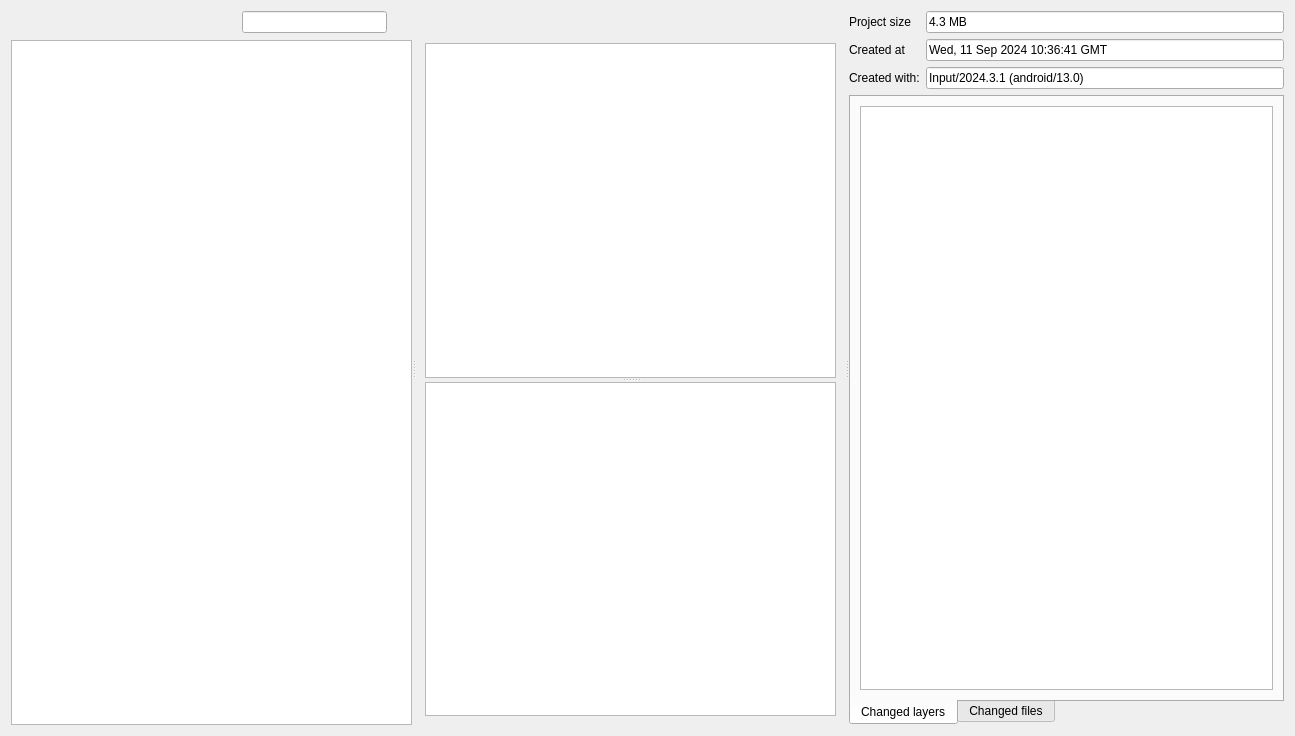
<?xml version="1.0" encoding="UTF-8"?>
<ui version="4.0">
 <class>Dialog</class>
 <widget class="QDialog" name="Dialog">
  <property name="geometry">
   <rect>
    <x>0</x>
    <y>0</y>
    <width>1295</width>
    <height>736</height>
   </rect>
  </property>
  <property name="windowTitle">
   <string>Changes Viewer</string>
  </property>
  <layout class="QGridLayout" name="gridLayout_2">
   <item row="0" column="0">
    <widget class="QSplitter" name="splitter_vertical">
     <property name="orientation">
      <enum>Qt::Horizontal</enum>
     </property>
     <widget class="QWidget" name="layoutWidget">
      <layout class="QVBoxLayout" name="history_verticalLayout">
       <item>
        <widget class="QWidget" name="history_control" native="true">
         <property name="sizePolicy">
          <sizepolicy hsizetype="Preferred" vsizetype="Maximum">
           <horstretch>0</horstretch>
           <verstretch>0</verstretch>
          </sizepolicy>
         </property>
         <layout class="QHBoxLayout" name="horizontalLayout_2" stretch="0,0,0,0,0,0,0">
          <property name="spacing">
           <number>1</number>
          </property>
          <property name="leftMargin">
           <number>0</number>
          </property>
          <property name="topMargin">
           <number>0</number>
          </property>
          <property name="rightMargin">
           <number>0</number>
          </property>
          <property name="bottomMargin">
           <number>0</number>
          </property>
          <item>
           <widget class="QToolButton" name="mFirstFeatureButton_2">
            <property name="maximumSize">
             <size>
              <width>24</width>
              <height>24</height>
             </size>
            </property>
            <property name="toolTip">
             <string>Navigate to first feature</string>
            </property>
            <property name="text">
             <string/>
            </property>
            <property name="icon">
             <iconset>
              <normaloff>:/images/themes/default/mActionDoubleArrowLeft.svg</normaloff>:/images/themes/default/mActionDoubleArrowLeft.svg</iconset>
            </property>
            <property name="autoRaise">
             <bool>true</bool>
            </property>
           </widget>
          </item>
          <item>
           <widget class="QToolButton" name="mPreviousFeatureButton_2">
            <property name="maximumSize">
             <size>
              <width>24</width>
              <height>24</height>
             </size>
            </property>
            <property name="toolTip">
             <string>Navigate to previous feature</string>
            </property>
            <property name="text">
             <string/>
            </property>
            <property name="icon">
             <iconset>
              <normaloff>:/images/themes/default/mActionArrowLeft.svg</normaloff>:/images/themes/default/mActionArrowLeft.svg</iconset>
            </property>
            <property name="autoRaise">
             <bool>true</bool>
            </property>
           </widget>
          </item>
          <item>
           <widget class="QToolButton" name="mNextFeatureButton_2">
            <property name="sizePolicy">
             <sizepolicy hsizetype="Maximum" vsizetype="Fixed">
              <horstretch>0</horstretch>
              <verstretch>0</verstretch>
             </sizepolicy>
            </property>
            <property name="maximumSize">
             <size>
              <width>24</width>
              <height>24</height>
             </size>
            </property>
            <property name="toolTip">
             <string>Navigate to next feature</string>
            </property>
            <property name="text">
             <string/>
            </property>
            <property name="icon">
             <iconset>
              <normaloff>:/images/themes/default/mActionArrowRight.svg</normaloff>:/images/themes/default/mActionArrowRight.svg</iconset>
            </property>
            <property name="autoRaise">
             <bool>true</bool>
            </property>
           </widget>
          </item>
          <item>
           <widget class="QLabel" name="mProgressCount_2">
            <property name="font">
             <font>
              <pointsize>11</pointsize>
             </font>
            </property>
            <property name="text">
             <string/>
            </property>
           </widget>
          </item>
          <item>
           <spacer name="horizontalSpacer_4">
            <property name="orientation">
             <enum>Qt::Horizontal</enum>
            </property>
            <property name="sizeType">
             <enum>QSizePolicy::Expanding</enum>
            </property>
            <property name="sizeHint" stdset="0">
             <size>
              <width>20</width>
              <height>20</height>
             </size>
            </property>
           </spacer>
          </item>
          <item>
           <widget class="QLineEdit" name="lineEdit"/>
          </item>
          <item>
           <widget class="QToolButton" name="mAutoZoomButton_2">
            <property name="toolTip">
             <string>Automatically zoom to the current feature</string>
            </property>
            <property name="text">
             <string/>
            </property>
            <property name="icon">
             <iconset>
              <normaloff>:/images/themes/default/mActionZoomTo.svg</normaloff>:/images/themes/default/mActionZoomTo.svg</iconset>
            </property>
            <property name="checkable">
             <bool>true</bool>
            </property>
            <property name="autoRaise">
             <bool>true</bool>
            </property>
           </widget>
          </item>
         </layout>
        </widget>
       </item>
       <item>
        <widget class="QTreeView" name="history_treeview"/>
       </item>
      </layout>
     </widget>
     <widget class="QWidget" name="layoutWidget">
      <layout class="QVBoxLayout" name="verticalLayout_3">
       <item>
        <widget class="QToolBar" name="toolbar">
         <property name="sizePolicy">
          <sizepolicy hsizetype="Preferred" vsizetype="Preferred">
           <horstretch>0</horstretch>
           <verstretch>0</verstretch>
          </sizepolicy>
         </property>
         <property name="iconSize">
          <size>
           <width>16</width>
           <height>16</height>
          </size>
         </property>
         <property name="floatable">
          <bool>false</bool>
         </property>
        </widget>
       </item>
       <item>
        <widget class="QStackedWidget" name="stackedWidget">
         <property name="currentIndex">
          <number>0</number>
         </property>
         <widget class="QWidget" name="default_page">
          <layout class="QVBoxLayout" name="verticalLayout_5">
           <item>
            <widget class="QSplitter" name="splitter_map_table">
             <property name="orientation">
              <enum>Qt::Vertical</enum>
             </property>
             <widget class="QgsMapCanvas" name="map_canvas"/>
             <widget class="QgsAttributeTableView" name="attribute_table"/>
            </widget>
           </item>
          </layout>
         </widget>
         <widget class="QWidget" name="Novisualchange">
          <widget class="QLabel" name="label_info">
           <property name="geometry">
            <rect>
             <x>110</x>
             <y>300</y>
             <width>231</width>
             <height>81</height>
            </rect>
           </property>
           <property name="font">
            <font>
             <pointsize>13</pointsize>
            </font>
           </property>
           <property name="text">
            <string>Loading version info…</string>
           </property>
          </widget>
         </widget>
        </widget>
       </item>
      </layout>
     </widget>
     <widget class="QWidget" name="layoutWidget">
      <layout class="QVBoxLayout" name="verticalLayout">
       <item>
        <layout class="QGridLayout" name="gridLayout">
         <item row="2" column="1">
          <widget class="QLineEdit" name="edit_created">
           <property name="text">
            <string>Wed, 11 Sep 2024 10:36:41 GMT</string>
           </property>
           <property name="readOnly">
            <bool>true</bool>
           </property>
          </widget>
         </item>
         <item row="3" column="0">
          <widget class="QLabel" name="label_5">
           <property name="text">
            <string>Created with:</string>
           </property>
          </widget>
         </item>
         <item row="3" column="1">
          <widget class="QLineEdit" name="edit_user_agent">
           <property name="text">
            <string>Input/2024.3.1 (android/13.0)</string>
           </property>
           <property name="readOnly">
            <bool>true</bool>
           </property>
          </widget>
         </item>
         <item row="1" column="0">
          <widget class="QLabel" name="label_3">
           <property name="text">
            <string>Project size</string>
           </property>
          </widget>
         </item>
         <item row="1" column="1">
          <widget class="QLineEdit" name="edit_project_size">
           <property name="text">
            <string>4.3 MB</string>
           </property>
           <property name="readOnly">
            <bool>true</bool>
           </property>
          </widget>
         </item>
         <item row="2" column="0">
          <widget class="QLabel" name="label_4">
           <property name="text">
            <string>Created at</string>
           </property>
          </widget>
         </item>
        </layout>
       </item>
       <item>
        <widget class="QTabWidget" name="tabWidget">
         <property name="autoFillBackground">
          <bool>false</bool>
         </property>
         <property name="tabPosition">
          <enum>QTabWidget::South</enum>
         </property>
         <property name="tabShape">
          <enum>QTabWidget::Rounded</enum>
         </property>
         <property name="currentIndex">
          <number>0</number>
         </property>
         <property name="documentMode">
          <bool>false</bool>
         </property>
         <property name="movable">
          <bool>false</bool>
         </property>
         <widget class="QWidget" name="tab">
          <attribute name="title">
           <string>Changed layers</string>
          </attribute>
          <layout class="QVBoxLayout" name="verticalLayout_4">
           <item>
            <widget class="QListWidget" name="layer_list"/>
           </item>
          </layout>
         </widget>
         <widget class="QWidget" name="tab_2">
          <attribute name="title">
           <string>Changed files</string>
          </attribute>
          <layout class="QVBoxLayout" name="verticalLayout_2">
           <item>
            <widget class="QTreeView" name="details_treeview">
             <property name="sizePolicy">
              <sizepolicy hsizetype="Expanding" vsizetype="Expanding">
               <horstretch>0</horstretch>
               <verstretch>0</verstretch>
              </sizepolicy>
             </property>
             <property name="headerHidden">
              <bool>true</bool>
             </property>
            </widget>
           </item>
          </layout>
         </widget>
        </widget>
       </item>
      </layout>
     </widget>
    </widget>
   </item>
  </layout>
 </widget>
 <customwidgets>
  <customwidget>
   <class>QgsMapCanvas</class>
   <extends>QGraphicsView</extends>
   <header>qgis.gui</header>
   <container>1</container>
  </customwidget>
  <customwidget>
   <class>QgsAttributeTableView</class>
   <extends>QTableView</extends>
   <header>qgsattributetableview.h</header>
  </customwidget>
 </customwidgets>
 <resources/>
 <connections/>
</ui>
